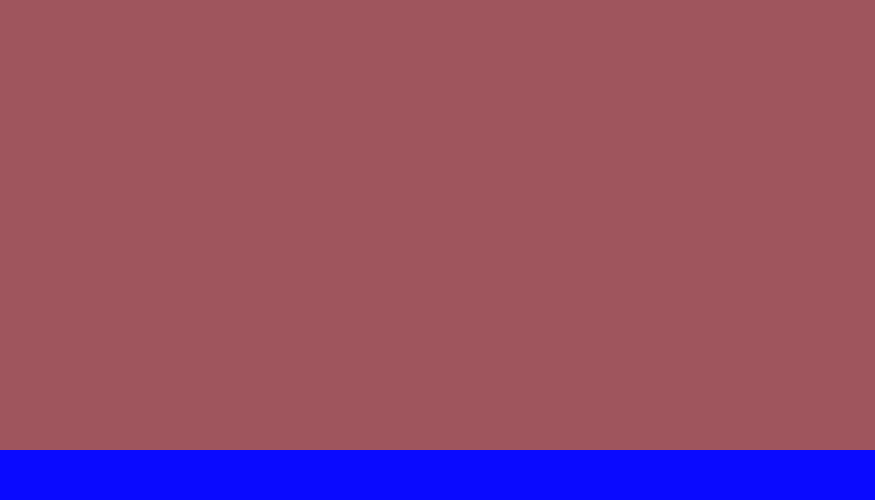
Frame 1 (no input)
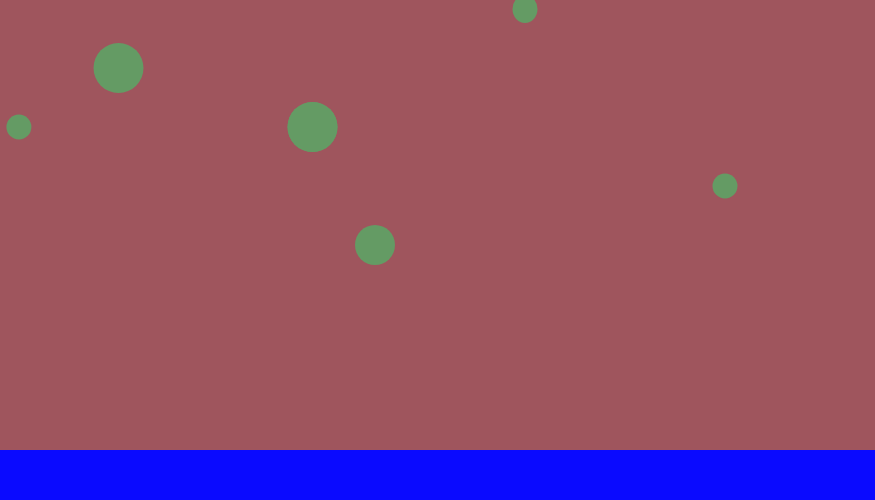
Frame 60 (no input)
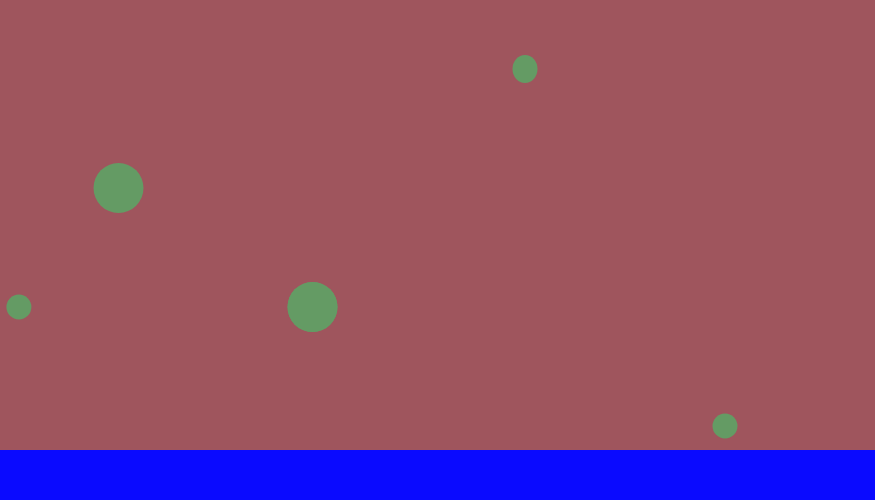
Frame 120 (the mouse pressed at the canvas centre since frame 60)

The p5.js sketch that drew these frames (run headless with seeded random() and noise() and a simulated clock; from frame 60 on, the mouse is pressed at the canvas centre):

// p5.js sketch
// ── sketch.js
var ball1;
var ball2;
var ball3;
var ball4;
var ball5;
var ball6;
var ball7;
var ball8;

function setup() {
  createCanvas(875, 500);
  strokeWeight(0);


  ball1 = new ball(2, 118.5, -50, 50, 50, 0, 0, 0, 0);
  ball2 = new ball(3, 0, 0, 0, 0, 312.5, -50, 50, 50);
  ball3 = new ball(1, 525, -60, 25, 28, 0, 10, 0, 0);
  ball4 = new ball(4, 0, 0, 0, 0, 725, -50, 25, 25);
  ball5 = new ball(5, 375, -40, 40, 40, 0, 0, 50, 0);
  ball6 = new ball(3, 30, 0, 0, 0, 312.5, -50, 50, 50);
  ball7 = new ball(3, 18.9, -50, 25, 25, 0, 0, 0, 0);
  ball8 = new ball(2, 4, 10, 0, 0, 700, -50, 0, 25);


}

function draw() {

  background(159, 85, 93);



  ball1.display();
  ball1.move();
  ball2.display();
  ball2.move();
  ball3.display();
  ball3.move();
  ball4.display();
  ball4.move();
  ball5.display();
  ball5.move();
  ball6.display();
  ball6.move();
  ball7.display();
  ball7.move();
  ball8.display();
  ball8.move();

  push();
  fill(10,10,255);
  rect(0, 450, 900, 50);
  pop();


}


function ball(itemSpeed, xPosition, yPosition, eWidth, eHeight, rXPosition, ryPosition, rWidth, rHeight) {
  this.speed = itemSpeed;
  this.xPosition = xPosition;

  this.eWidth = eWidth;
  this.eHeight = eHeight;
  this.rXPosition = rXPosition;

  this.rWidth = rWidth;
  this.rHeight = rHeight;
  var ey = -50;
  var ry = -50;

  this.display = function() {
      fill(100, 155, 100);
    ellipse(this.xPosition, ey, this.eWidth, this.eHeight);
    ellipse(this.rXPosition, ry, this.rWidth, this.rHeight);
  };

  this.move = function() {
    ey = ey + this.speed;
    ry = ry + this.speed;

    if(ey > 500) {
      ey = -550;

}

  if(ry > 500) {
    ry = -550;
}
  };


}
